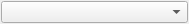
<?xml version="1.0" encoding="UTF-8"?>
<ui version="4.0">
 <class>FileSelectorWidget</class>
 <widget class="QWidget" name="FileSelectorWidget">
  <property name="geometry">
   <rect>
    <x>0</x>
    <y>0</y>
    <width>189</width>
    <height>22</height>
   </rect>
  </property>
  <property name="windowTitle">
   <string>Form</string>
  </property>
  <layout class="QVBoxLayout" name="verticalLayout">
   <property name="spacing">
    <number>1</number>
   </property>
   <property name="leftMargin">
    <number>1</number>
   </property>
   <property name="topMargin">
    <number>1</number>
   </property>
   <property name="rightMargin">
    <number>1</number>
   </property>
   <property name="bottomMargin">
    <number>1</number>
   </property>
   <item>
    <widget class="QComboBox" name="cmbFile"/>
   </item>
  </layout>
 </widget>
 <resources/>
 <connections/>
</ui>
